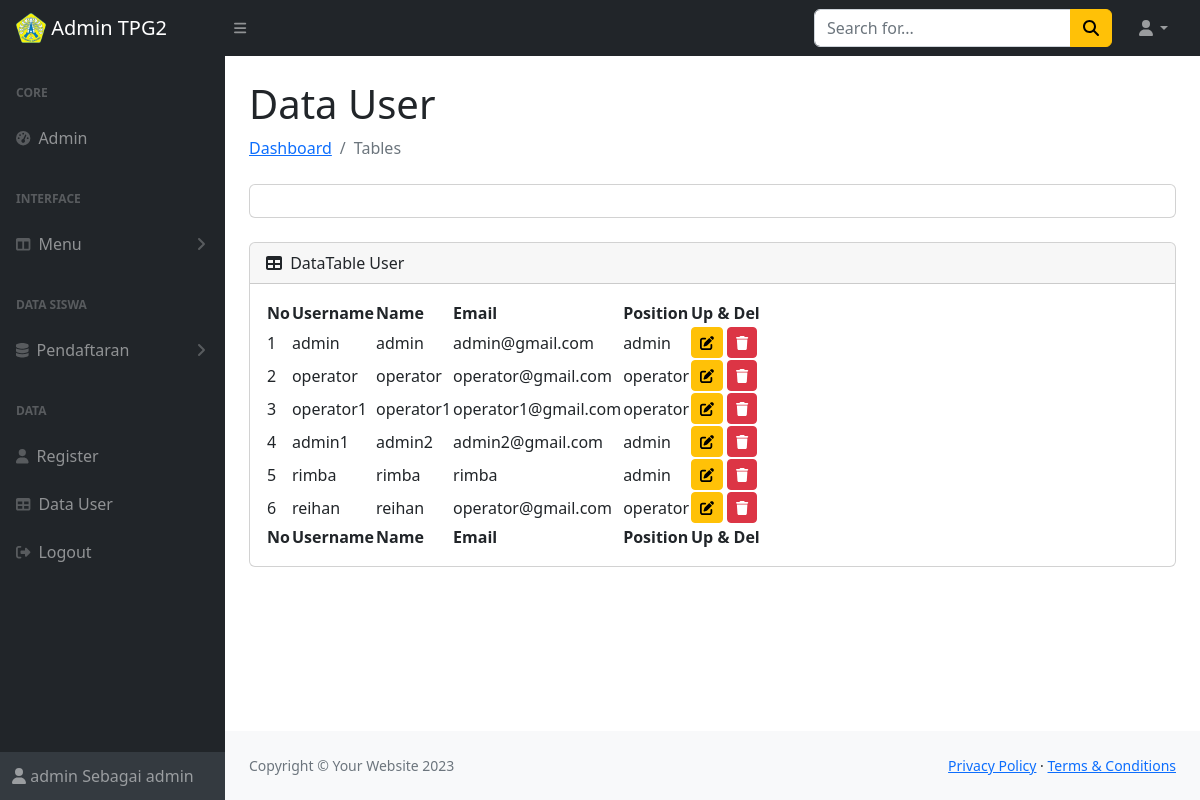
Screenshot of /admin_panel/dist/data_user.php (signed in) with the database file from the repository.
### tables this page shows
CREATE TABLE `user` (
  `id_user` int(11) NOT NULL,
  `username` varchar(100) NOT NULL,
  `password` varchar(100) NOT NULL,
  `nama` varchar(50) NOT NULL,
  `email` varchar(50) NOT NULL,
  `hak_akses` varchar(30) NOT NULL
);

### admin_panel/dist/data_user.php (the view, shortened to what this page needs)
<?php include'header.php';?>
            <div id="layoutSidenav_content">
                <main>
                    <div class="container-fluid px-4">
                        <h1 class="mt-4">Data User</h1>
                        <ol class="breadcrumb mb-4">
                            <li class="breadcrumb-item"><a href="index.php">Dashboard</a></li>
                            <li class="breadcrumb-item active">Tables</li>
                        </ol>
                        <div class="card mb-4">
                            <div class="card-body">
                            </div>
                        </div>
                        <div class="card mb-4">
                            <div class="card-header">
                                <i class="fas fa-table me-1"></i>
                                DataTable User
                            </div>
                            <div class="card-body">
                                <table id="datatablesSimple">
                                    <thead>
                                        <tr>
                                            <th>No</th>
                                            <th>Username</th>
                                            <th>Name</th>
                                            <th>Email</th>
                                            <th>Position</th>
                                            <th>Up & Del</th>
                                        </tr>
                                    </thead>
                                    <tfoot>
                                        <tr>
                                            <th>No</th>
                                            <th>Username</th>
                                            <th>Name</th>
                                            <th>Email</th>
                                            <th>Position</th>
                                            <th>Up & Del</th>
                                        </tr>
                                    </tfoot>
                                    <tbody>
            <?php
                        include 'koneksi.php';
                        $no = 1;
                        $query = "SELECT *
                        FROM user ";
                        $sql = mysqli_query($conn, $query);
                        while ($row = mysqli_fetch_assoc($sql)) {
            ?>
            <tr>
                <td><?= $no++; ?></td>
                <td><?= $row['username']; ?></td>
                <td><?= $row['nama']; ?></td>
                <td><?= $row['email']; ?></td>
                <td><?= $row['hak_akses']; ?></td>
                <td>
                <a class="btn btn-warning btn-sm" type="button" href="datauser_edit.php?id_user=<?= $row['id_user']; ?>"><i class="fa-solid fa-pen-to-square"></i></a>
                <a class="btn btn-danger btn-sm" type="button" onclick="return confirm('You Sure?')" href="data_delete.php?id_user=<?= $row['id_user']; ?>"><i class="fa-solid fa-trash"></i></a>
                </td>
            </tr>
            <?php
                }
            ?>
                                    </tbody>
                                </table>
                            </div>
                        </div>
                    </div>
                </main>
                <?php include 'footer.php';?>
            </div>
        </div>
    </body>
</html>

### rows the page displays
user: username "admin", nama "admin", email "admin@gmail.com", hak_akses "admin"
user: username "operator", nama "operator", email "operator@gmail.com", hak_akses "operator"
user: username "operator1", nama "operator1", email "operator1@gmail.com", hak_akses "operator"
user: username "admin1", nama "admin2", email "admin2@gmail.com", hak_akses "admin"
user: username "rimba", nama "rimba", email "rimba", hak_akses "admin"
user: username "reihan", nama "reihan", email "operator@gmail.com", hak_akses "operator"

### other values shown
$_SESSION['nama'] "admin"
$_SESSION['hak_akses'] "admin"
